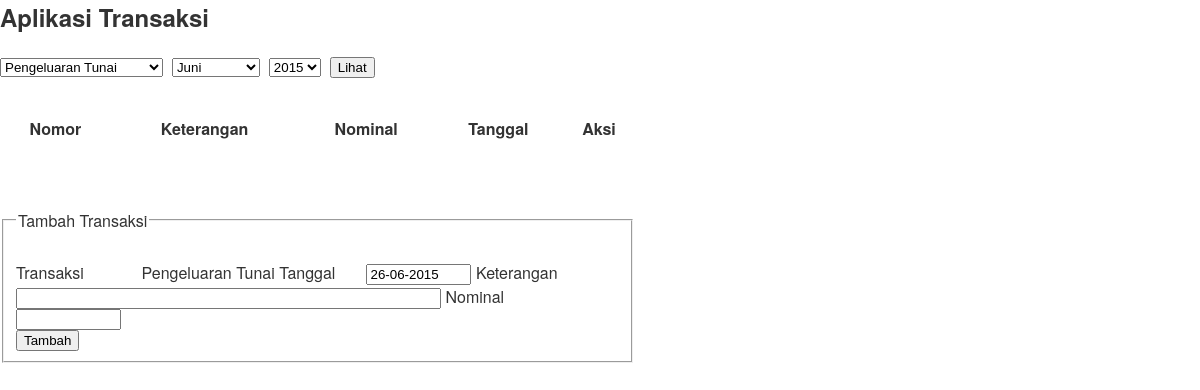
Before: /master/hasil_aplikasi.php with the older database file.
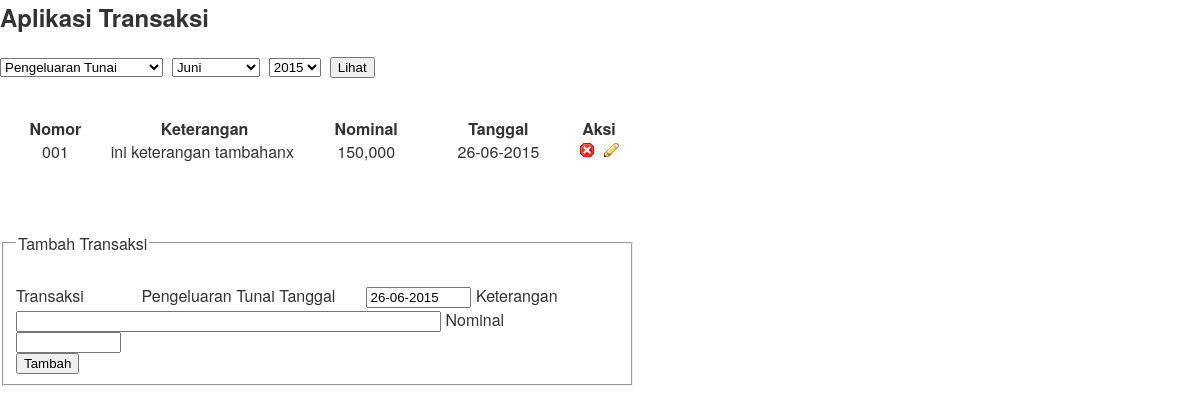
After: the same page with the newer database file.
### tables this page shows
CREATE TABLE `tb_transaksi` (
  `id` int(10) NOT NULL auto_increment,
  `transaksi` int(11) NOT NULL,
  `tgl` date NOT NULL,
  `keterangan` varchar(50) NOT NULL,
  `nominal` double NOT NULL,
  `urut` int(3) NOT NULL,
  `tipe` int(1) NOT NULL,
  `transaksi_m` varchar(100) NOT NULL,
  `b_debet` varchar(20) NOT NULL,
  `b_kredit` varchar(20) NOT NULL,
  PRIMARY KEY  (`id`)
);

### fungsi_tanggal.php (called while the page is built, shortened)
<?php
function bolak_tanggal($y)
{
		$a_beli_hr = substr($y,8,2);
		$a_beli_bln = substr($y,5,2);
		$a_beli_thn = substr($y,0,4);
		$a_beli_br = $a_beli_hr."-".$a_beli_bln."-".$a_beli_thn;
		return $a_beli_br;
}
?>

### master/hasil_aplikasi.php (the view, shortened to what the changed rows need)
<head>
<link rel="stylesheet" type="text/css" href="datatables/media/css/jquery.dataTables.css">
<link rel="stylesheet" type="text/css" href="datatables/resources/syntax/shCore.css">
<link rel="stylesheet" type="text/css" href="datatables/resources/demo.css">
</head>
<?php
$year = $_POST['tahun'];
if ($year=='')
$year = $_GET['tahun'];
if ($year=='')
$year = date("Y");
$month= $_POST['bulan'];
if ($month=='')
$month= $_GET['bulan'];
if ($month=='')
$month= date("m");
$jenis_trans = $_POST['jenis_trans'];
if ($jenis_trans=='')
$jenis_trans = $_GET['jenis_trans'];
include "fungsi_tanggal.php";
if ($jenis_trans=='')
{
	$ambil_trans = mysql_query("SELECT id from tb_jenis_transaksi order by id asc");
	$trans = mysql_fetch_assoc($ambil_trans);
	$jenis_trans = $trans['id'];
}
$gol = mysql_query("SELECT * from tb_transaksi where transaksi='$jenis_trans' AND MONTH(tgl)='$month' AND YEAR(tgl)='$year' order by id desc");
?>
<table width="635" border="0" cellspacing="0" cellpadding="0">
  <tr>
    <td><h2 class="ico_mug">Aplikasi Transaksi</h2></td>
  </tr>
  <tr>
    <td><table width="100%" border="0" cellspacing="0" cellpadding="0" id="example" class="display">
      <thead>
        <tr>
          <th width="5">Nomor</th>
          <th width="50">Keterangan</th>
          <th width="20">Nominal</th>
          <th width="10">Tanggal</th>
          <th width="5" align="center" valign="top">Aksi</th>
        </tr>
      </thead>
	  	<?
		while ($ambil = mysql_fetch_assoc($gol))
		{
		?>
        <tr>
          <td class="table_date"><div align="center"><?
          if (strlen($ambil['urut'])==1)
		  echo "00";
		  echo $ambil['urut'];?></div></td>
          <td class="table_title"><span class="table_date"><?
		  echo $ambil['keterangan'];
		  ?></span></td>
          <td class="table_title"><div align="center"><? echo number_format($ambil['nominal']);?></div></td>
          <td class="table_title"><div align="center"><? echo bolak_tanggal($ambil['tgl']);?></div></td>
          <td><div align="center"><a onclick="return confirm('Anda yakin akan menghapus ?'); if (ok) return true; else return false" href="home.php?hal=master/hps_aplikasi&amp;id=<? echo $ambil['id'];?>&jenis_trans=<?php echo $jenis_trans?>&bulan=<?php echo $month?>&tahun=<?php echo $year?>"><img src="img/cancel.jpg" alt="cancel"/></a>&nbsp;&nbsp;<a href="home.php?hal=master/hasil_aplikasi&id=<? echo $ambil['id'];?>&jenis_trans=<?php echo $jenis_trans?>&bulan=<?php echo $month?>&tahun=<?php echo $year?>"><img src="img/edit.jpg" alt="edit" border="0"/></a></div></td>
        </tr>
      	<?
		}
		?>
    </table></td>
  </tr>
</table>

Changed rows visible on the page:
added tb_transaksi: shows "00", urut "1", keterangan "ini keterangan tambahanx", nominal "150,000", tgl "26-06-2015"
